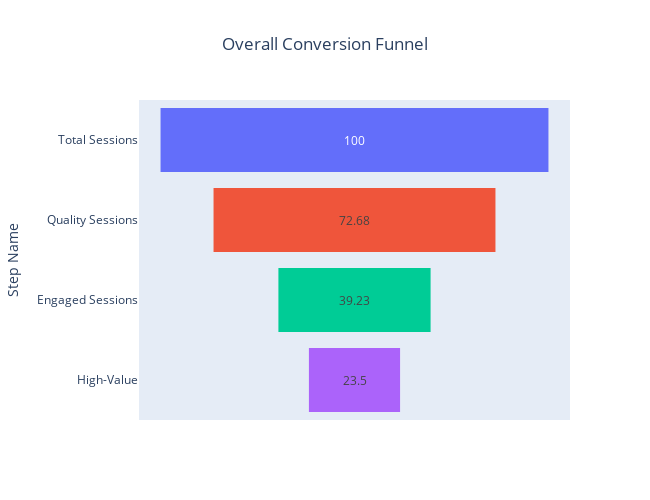

The code cell stored with this chart in its notebook:
### Code cell
# creating funnel visualization

fig = px.funnel(funneldf, x='overall_conversion', y='step_name',title='Overall Conversion Funnel',width= 650, height= 500, color=['Red','Blue','Green','Purple'])

fig.update_layout(title_x = 0.5,yaxis_title = 'Step Name',showlegend = False)
fig.show()

### Figure 1 — Plotly figure (JSON) as saved in the notebook; plotly's stock layout.template omitted (floating-point values rounded to 4 significant figures)
{"data": [{"hovertemplate": "color=Red<br>overall_conversion=%{x}<br>step_name=%{y}<extra></extra>", "legendgroup": "Red", "marker": {"color": "#636efa"}, "name": "Red", "orientation": "h", "showlegend": true, "type": "funnel", "x": [100.0], "xaxis": "x", "y": ["Total Sessions"], "yaxis": "y"}, {"hovertemplate": "color=Blue<br>overall_conversion=%{x}<br>step_name=%{y}<extra></extra>", "legendgroup": "Blue", "marker": {"color": "#EF553B"}, "name": "Blue", "orientation": "h", "showlegend": true, "type": "funnel", "x": [72.68], "xaxis": "x", "y": ["Quality Sessions"], "yaxis": "y"}, {"hovertemplate": "color=Green<br>overall_conversion=%{x}<br>step_name=%{y}<extra></extra>", "legendgroup": "Green", "marker": {"color": "#00cc96"}, "name": "Green", "orientation": "h", "showlegend": true, "type": "funnel", "x": [39.23], "xaxis": "x", "y": ["Engaged Sessions"], "yaxis": "y"}, {"hovertemplate": "color=Purple<br>overall_conversion=%{x}<br>step_name=%{y}<extra></extra>", "legendgroup": "Purple", "marker": {"color": "#ab63fa"}, "name": "Purple", "orientation": "h", "showlegend": true, "type": "funnel", "x": [23.5], "xaxis": "x", "y": ["High-Value"], "yaxis": "y"}], "layout": {"height": 500, "legend": {"title": {"text": "color"}, "tracegroupgap": 0}, "showlegend": false, "title": {"text": "Overall Conversion Funnel", "x": 0.5}, "width": 650, "xaxis": {"anchor": "y", "domain": [0, 1], "title": {"text": "overall_conversion"}}, "yaxis": {"anchor": "x", "domain": [0, 1], "title": {"text": "Step Name"}}}}
